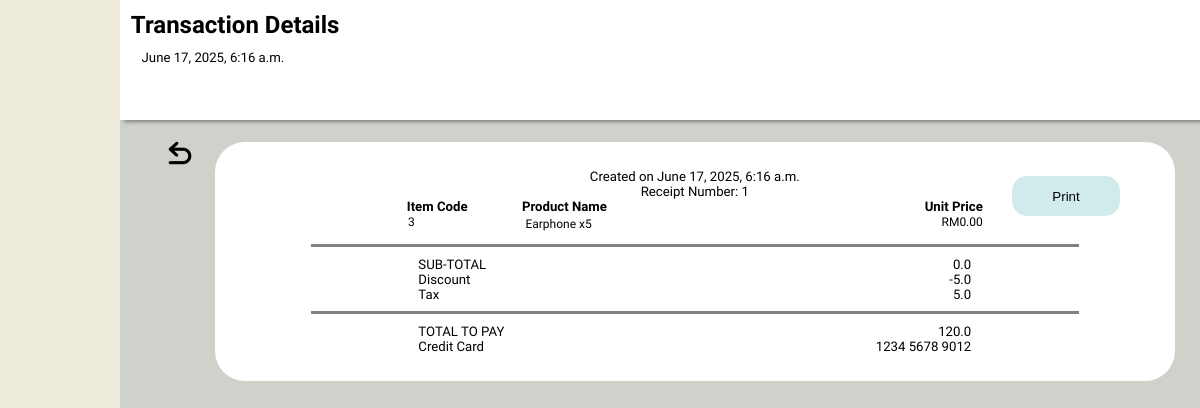
Page /pos/details/1/ on the committed database.
### pos/models.py (models this page shows)
class Payment(models.Model):
    cart = models.ForeignKey(Cart, on_delete=models.CASCADE)
    employeeID = models.ForeignKey(Employee, on_delete=models.CASCADE)
    payment_method = models.CharField(max_length=12,null=False)
    tax = models.FloatField(default=0.00)
    discount = models.FloatField(default=0.00)
    total_cost = models.FloatField(default=0.00,null=False)
    card_info = models.CharField(max_length=16, null=True)
    expiry = models.CharField(max_length=5,null=True)
    cvv = models.CharField(max_length=4,null=True)
    timeStamp = models.DateTimeField(auto_now_add=True)

class CartItem(models.Model):
    cart = models.ForeignKey(Cart,on_delete=models.CASCADE, related_name='cart_items')
    product = models.ForeignKey(Product,on_delete=models.PROTECT)
    quantity = models.PositiveIntegerField(default=1,null=False)
    total_cost = models.FloatField(default=0.00)
    def get_product_total(self):
        return self.product.price * self.quantity

### inventory/models.py (models this page shows, shortened)
class Product(models.Model):
    name = models.CharField(max_length=100, verbose_name='Name')
    quantity = models.IntegerField(verbose_name='Quantity')
    image = models.ImageField(upload_to='products/',default='/media/products/20240322_200331.jpg')
    qr_code = models.ImageField(upload_to='qr/')
    supplier = models.CharField(max_length=100)
    category = models.ForeignKey(Category, on_delete=models.CASCADE)
    price = models.FloatField()
    alert_threshold = models.IntegerField()
    timeStamp = models.DateTimeField(auto_now_add=True)

### pos/views.py (the view)
# urls.py: path('details/<int:payment_id>/',views.payment_detail_view, name="payment_details"),
def payment_detail_view(request, payment_id):
    payment = Payment.objects.get(pk=payment_id)
    cart = Cart.objects.get(payment=payment)
    cart_items = cart.cart_items.all()
    return render(
        request,
        'pos/payment_details.html',
        context={
            'payment' : payment,
            'subtotal' : cart.get_cart_total(),
            'cart_items' : cart_items
        }
    )

### pos/models.py (called while the page is built)
    def get_cart_total(self):
        return sum(item.get_product_total() for item in self.cart_items.all())

### pos/templates/pos/payment_details.html (shortened to what this page needs)
<!DOCTYPE html>
{% load static %}
<html>
    <link rel = "stylesheet" href="{% static 'css/payment_details.css' %}">
    <body>
        <div id="main-content">
            <div id="dashboard">
                <h1>Transaction Details</h1>
                <div class="filter-bar">
                    <div class="filter-option" id="date-filter-selection">
                        <h3 class="filter-title" id="date-filter-title">{{payment.timeStamp}}</h3>
                    </div>
                </div>
            </div>
            <div class="transact-detail">
                <button type="button" id="close-box" onclick="window.history.back()"><img src="{% static 'images/back-arrow.png'%}" alt="back-arrow" id="close"></button>
                <div class="container">
                    <h3>Created on {{payment.timeStamp}}</h3>
                    <h3>Receipt Number: {{payment.id}}</h3>
                    <button type="button" id="print">Print</button>
                    <div class="content-detail">
                        <div class="box header">
                            <h3 class="header">Item Code</h3>
                            <h3 class="header">Product Name</h3>
                            <h3 class="header2">Unit Price</h3>
                        </div>
                        {% for cart_item in cart_items%}
                            <div class="box item">
                                <h4 class="item">{{cart_item.product.id}}</h4>
                                <h4 class="item">{{cart_item.product.name}} x{{cart_item.quantity}}</h4>
                                <h4 class="item2">RM{{cart_item.product.price|floatformat:2}}</h4>
                            </div>
                        {% endfor%}
                    </div>
                    <div class="included-box">
                        <div class="included box subtotal">
                            <h3 class="included title">SUB-TOTAL</h3>
                            <h3 class="included value">{{subtotal}}</h3>
                        </div>
                        <div class="included box discount">
                            <h3 class="included title">Discount</h3>
                            <h3 class="included value">-{{payment.discount}}</h3>
                        </div>
                        <div class="included box tax">
                            <h3 class="included title">Tax</h3>
                            <h3 class="included value">{{payment.tax}}</h3>
                        </div>
                    </div>
                    <div class="final-box">
                        <div class="final box totalpay">
                            <h3 class="final title">TOTAL TO PAY</h3>
                            <h3 class="final value">{{payment.total_cost}}</h3>
                        </div>
                        <div class="final box payment-type">
                            <h3 class="final title">{{payment.payment_method}}</h3>
                            <h3 class="final value">{{payment.card_info}}</h3>
                        </div>
                    </div>
                </div>
            </div>
        </div>
    </body>
</html>

### pos/static/css/payment_details.css (style rules this page uses)
body, html { font-size: 1vw; margin: 0; width: 100%; height: 100%; background-color: #F0ECDD; }
h1,h4 { margin: 0; margin-bottom: 1%; padding-top: 1%; padding-left: 1%; }
h3 { font-family: "Mukta Mahee", sans-serif; font-weight: 300; font-style: normal; font-size: 1.1vw; margin: 0; }
#main-content { position: relative; left: 10%; width: 90%; height: 100%; background-color: #CFD2CB; }
#dashboard { font-family: "Sansation", sans-serif; font-weight: 400; font-style: normal; width: 100%; height: 15%; background-color: white; box-shadow: 4px 2px 4px gray; }
.filter-bar { width: 100%; display: flex; justify-content: space-between; }
.filter-option { width: fit-content; height: 100%; padding-left: 2%; padding-right: 3%; display: flex; }
.filter-title { margin: 0; align-self: center; }
.transact-detail { position: absolute; display: flex; overflow: hidden; overflow-y: scroll; justify-content: center; visibility: visible; top: 15vh; width: 100%; height: 85%; }
#close { width: 4vh; height: 4vh; padding: 0; }
#close-box { width: 6vh; height: 6vh; margin-top: 1%; margin-left: 1%; margin-right: 1%; background-color: transparent; border-style: none; border-radius: 10px; }
.container { margin-top: 2%; margin-bottom: 2%; padding-top: 2.5%; padding-bottom: 2.5%; width: 80vw; height: fit-content; background-color: #fff; border-radius: 30px; justify-items: center; }
#print { position: absolute; top: 7vh; right: 10vh; width: 10%; height: 5vh; border-radius: 15px; border-style: none; background-color: rgba(163, 214, 217, 0.5); }
.content-detail { width: 60%; height: fit-content; margin-left: 10%; margin-right: 10%; }
.header { font-family: "Mukta Mahee", sans-serif; font-weight: 900; font-style: normal; }
.header2 { font-family: "Mukta Mahee", sans-serif; font-weight: 900; font-style: normal; text-align: end; }
.item { font-family: "Mukta Mahee", sans-serif; font-weight: 300; font-style: normal; }
.item2 { font-family: "Mukta Mahee", sans-serif; font-weight: 300; font-style: normal; text-align: end; }
.box { display: grid; grid-template-columns: 1fr 3fr 1fr; }
.included, .final { width: 80%; margin-left: 10%; margin-right: 10%; }
.included-box, .final-box { width: 80%; margin-top: 1%; padding-top: 1%; border-top: #828282; border-top-style: solid; }
.included.box, .final.box { grid-template-columns: 1fr 1fr; }
.included.title, .final.title { text-align: left; }
.included.value, .final.value { text-align: right; }

### rows in the picture
Payment: timeStamp "June 17, 2025, 6:16 a.m.", id "1", discount "5.0", tax "5.0", total_cost "120.0", payment_method "Credit Card", card_info "1234 5678 9012"
CartItem: product.id "3", product.name "Earphone", quantity "5", product.price "0.00"

### other values in the picture
{{ subtotal }} "0.0"
